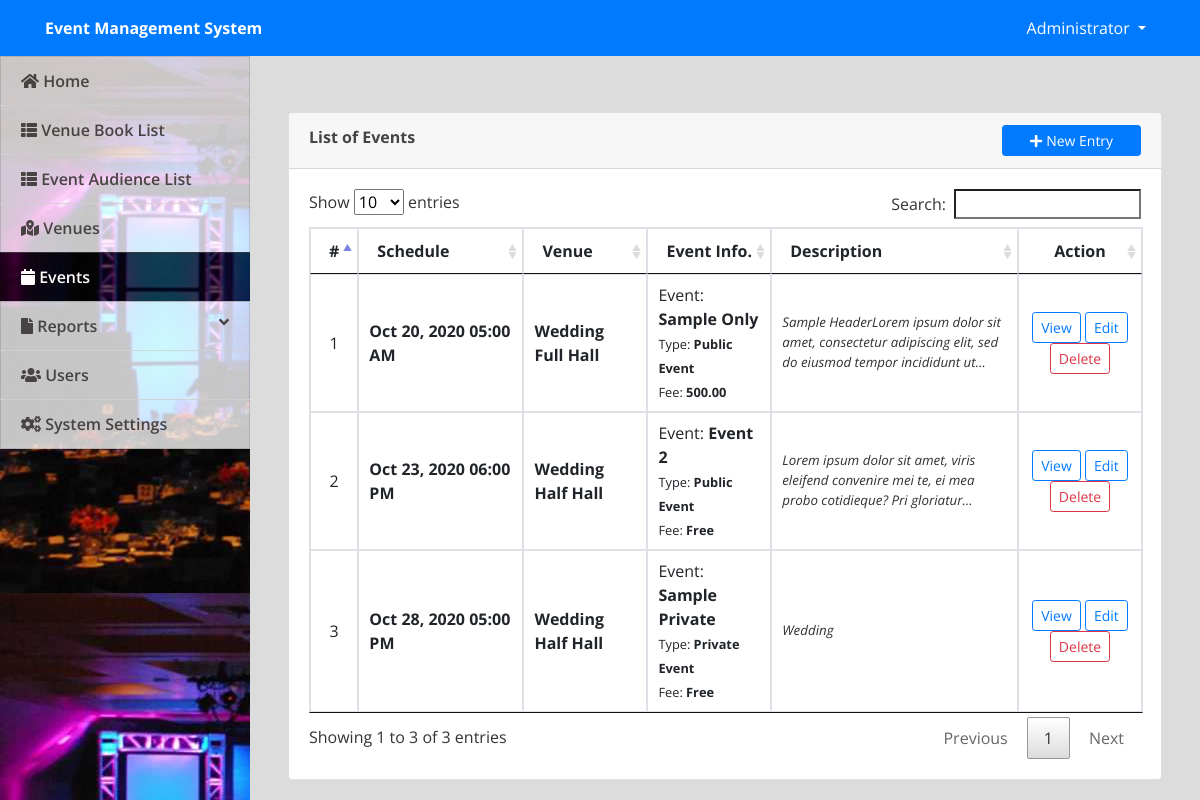
The page /admin/index.php?page=events (signed in) on the database its author committed.
### tables this page shows
CREATE TABLE `events` (
  `id` int(30) NOT NULL,
  `venue_id` int(30) NOT NULL,
  `event` text NOT NULL,
  `description` text NOT NULL,
  `schedule` datetime NOT NULL,
  `type` tinyint(1) NOT NULL DEFAULT 1 COMMENT '1=Public, 2-Private',
  `audience_capacity` int(30) NOT NULL,
  `payment_type` tinyint(1) NOT NULL DEFAULT 1 COMMENT '1=Free,payable',
  `amount` double NOT NULL DEFAULT 0,
  `banner` text NOT NULL,
  `date_created` datetime NOT NULL
);

CREATE TABLE `venue` (
  `id` int(30) NOT NULL,
  `venue` text NOT NULL,
  `address` text NOT NULL,
  `description` text NOT NULL,
  `rate` float NOT NULL
);

### admin/events.php (the view, shortened to what this page needs)
<?php include('db_connect.php');?>
<div class="container-fluid">
	<div class="col-lg-12">
		<div class="row">
			<div class="col-md-12">
				<div class="card">
					<div class="card-header">
						<b>List of Events</b>
						<span class="float:right"><a class="btn btn-primary btn-block btn-sm col-sm-2 float-right" href="index.php?page=manage_event" id="new_event">
					<i class="fa fa-plus"></i> New Entry
				</a></span>
					</div>
					<div class="card-body">
						<table class="table table-condensed table-bordered table-hover">
							<colgroup>
								<col width="5%">
								<col width="20%">
								<col width="15%">
								<col width="15%">
								<col width="30%">
								<col width="15%">
							</colgroup>
							<thead>
								<tr>
									<th class="text-center">#</th>
									<th class="">Schedule</th>
									<th class="">Venue</th>
									<th class="">Event Info.</th>
									<th class="">Description</th>
									<th class="text-center">Action</th>
								</tr>
							</thead>
							<tbody>
								<?php
								$i = 1;
								$events = $conn->query("SELECT e.*,v.venue FROM events e inner join venue v on v.id=e.venue_id order by e.id asc");
								while($row=$events->fetch_assoc()):
									$trans = get_html_translation_table(HTML_ENTITIES,ENT_QUOTES);
									unset($trans["\""], $trans["<"], $trans[">"], $trans["<h2"]);
									$desc = strtr(html_entity_decode($row['description']),$trans);
									$desc=str_replace(array("<li>","</li>"), array("",","), $desc);
								?>
								<tr>
									<td class="text-center"><?php echo $i++ ?></td>
									<td class="">
										 <p> <b><?php echo date("M d, Y h:i A",strtotime($row['schedule'])) ?></b></p>
									</td>
									<td class="">
										 <p> <b><?php echo ucwords($row['venue']) ?></b></p>
									</td>
									<td class="">
										 <p>Event: <b><?php echo ucwords($row['event']) ?></b></p>
										 <p><small>Type: <b><?php echo $row['type']  == 1 ? "Public Event" : "Private Event" ?></small></b></p>
										 <p><small>Fee: <b><?php echo $row['payment_type']  == 1 ? "Free" : number_format($row['amount'],2) ?></small></b></p>
									</td>
									<td>
										 <p class="truncate"><?php echo strip_tags($desc) ?></p>
									</td>
									<td class="text-center">
										<button class="btn btn-sm btn-outline-primary view_event" type="button" data-id="<?php echo $row['id'] ?>" >View</button>
										<button class="btn btn-sm btn-outline-primary edit_event" type="button" data-id="<?php echo $row['id'] ?>" >Edit</button>
										<button class="btn btn-sm btn-outline-danger delete_event" type="button" data-id="<?php echo $row['id'] ?>">Delete</button>
									</td>
								</tr>
								<?php endwhile; ?>
							</tbody>
						</table>
					</div>
				</div>
			</div>
		</div>
	</div>
</div>

### admin/assets/css/style.css (style rules this page uses)
body { font-family: "Open Sans", sans-serif; color: #444444; width: 100%; height: calc(100%); }
a { color: #1977cc; }
.truncate { overflow: hidden; text-overflow: ellipsis; display: -webkit-box; -webkit-line-clamp: 3; -webkit-box-orient: vertical; font-size: smaller; color: #000000cf; font-style: italic; }

### admin/index.php (style rules this page uses)
body { background: #80808045; }

### admin/events.php (style rules this page uses)
td { vertical-align: middle !important; }
td p { margin: unset }

### rows shown on the page
events: schedule "Oct 20, 2020 05:00 AM", venue.venue "Wedding Full Hall", event "Sample Only", type "Public Event", amount "500.00", description "Sample HeaderLorem ipsum dolor sit amet, consectetur adipiscing elit, sed do eiusmod tempor incididunt…"
events: schedule "Oct 23, 2020 06:00 PM", venue.venue "Wedding Half Hall", event "Event 2", type "Public Event", payment_type "Free", description "Lorem ipsum dolor sit amet, viris eleifend convenire mei te, ei mea probo cotidieque? Pri…"
events: schedule "Oct 28, 2020 05:00 PM", venue.venue "Wedding Half Hall", event "Sample Private", type "Private Event", payment_type "Free", description "Wedding"

### other values the page prints
$_SESSION['system']['name'] "Event Management System"
$_SESSION['login_name'] "Administrator"
